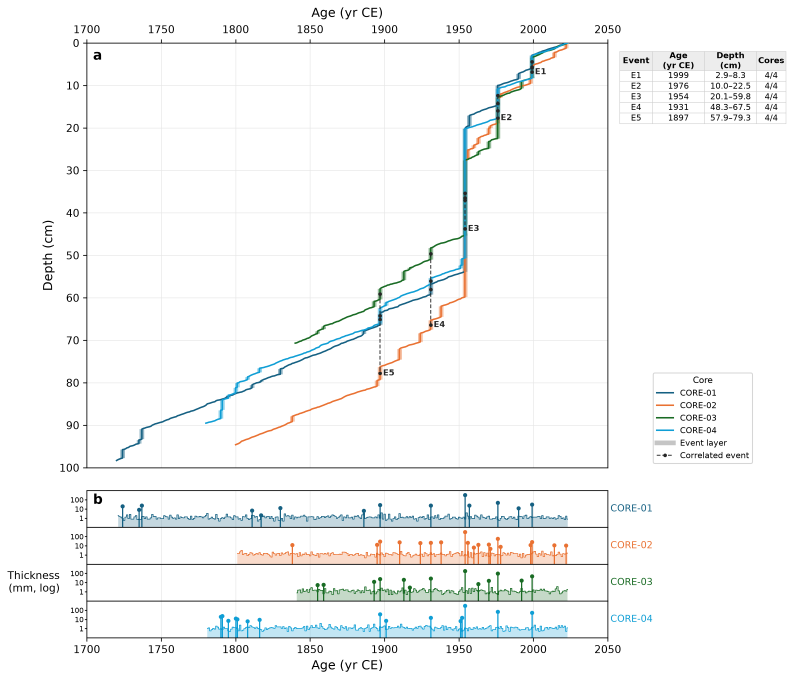
#> input picture age-depth-model/example_age_depth.png, 3173 x 2719 px (shown at 1/4 size)
$ python -i plot_core_photos.py   (imports and definitions only)
#> lines starting #> are read from the running program, lines starting #| are printed output that depends on the picture
"""
Core photos with event layers, at the photos' own true scale.

Each photo is used exactly as provided (not cropped): the whole image,
including any ruler and background, is placed on one shared depth axis (cm)
using a linear depth scale for that photo,

    depth (cm) = depth at the photo's top edge + pixel position / pixels per cm

where the pixel position is counted along the core from the photo's core-top
edge. The same pixels-per-cm sets the photo's width, and the plot uses equal x
and y scales, so the photo keeps its real proportions (1 cm across = 1 cm
down). Event layers are then drawn at their depths on that same scale, with a
coloured bar beside the core, and the same event is linked between
neighbouring cores. Event colours are those of plot_age_depth.py, so E1, E2,
... match the age-depth figure.

Use plot_scale_check() first: it draws the code's depth ticks over each full
photo so you can see that they sit on the photo's own ruler.

Depth scale of each photo (first available wins)
------------------------------------------------
1. Two ruler readings: two depths read off the ruler in the photo
   (Ref1 cm, Ref2 cm) and the pixel positions where they are (Ref1 px,
   Ref2 px). Pixel positions are the coordinates your image viewer shows
   along the core: the y coordinate for an upright photo, the x coordinate for
   a sideways one.
2. One ruler reading plus Px per cm (or the photo's stored DPI).
3. Px per cm (or stored DPI) plus Top (cm), the depth at the photo's top edge
   (default 0).
4. Top (cm) and Bottom (cm): the depths at the photo's top and bottom edges.
There is deliberately no fallback: a photo without one of these is refused,
because guessing its scale (e.g. stretching it to the counted depths) puts the
sediment, and so every event, at the wrong depth.

Inputs
------
- Core photos (JPG, PNG, TIFF) as provided. A photo is matched to its core
  when the file name contains the core ID ("GUAC-22A-1G-1.jpg",
  "guac_22a_1g_1.tif", ...). Sideways photos are turned upright; set Top side
  (top/bottom/left/right) for the edge where the core top is (default: top for
  upright photos, left for sideways ones).
- Photo depth table (optional, CSV/Excel): Core and any of Ref1 px, Ref1 cm,
  Ref2 px, Ref2 cm, Px per cm, Top (cm), Bottom (cm), Top side, File.
- Event depths: the "Events" sheet of the varve workbook (two rows per event:
  top then base; the "Depth (in core)" column by default), or a table with
  Core, Event, Top (cm), Base (cm). Use the same depth reference as the photo
  rulers (e.g. both measured from the top of the core liner).

Usage
-----
    python plot_core_photos.py --photos photos/*.jpg --photo-depths photo_depths.csv \
        --events Lachua_Varve_counts.xlsx -o core_photos_events.pdf \
        --check scale_check.png
"""

import argparse
import io
import re
from pathlib import Path

import matplotlib.pyplot as plt
import numpy as np
import pandas as pd
from matplotlib.patches import Polygon, Rectangle
from PIL import Image

from plot_age_depth import EVENT_COLORS, _event_table, read_cores, read_events

Image.MAX_IMAGE_PIXELS = None  # core scans can be very large
CHECK_PIXELS_LONG_SIDE = 6000  # the scale-check figure uses a smaller copy (faster)
SPEC_KEYS = ("ref1_px", "ref1_cm", "ref2_px", "ref2_cm", "px_per_cm", "top", "bottom",
             "top_side", "file")


def _key(text):
    """Core ID / file name reduced to lowercase letters and digits for matching."""
    return re.sub(r"[^a-z0-9]", "", str(text).lower())


# [17 lines left out: functions event_color, _read_table, not called in this run]


def _col(columns, test):
    return next((c for c in columns if test(re.sub(r"[^a-z0-9]", "", str(c).lower()))), None)


# [90 lines left out: functions read_photo_depths, read_event_depths, match_photos, photo_geometry, not called in this run]


def along_core(px, side, w, h):
    """Viewer coordinate (y for upright, x for sideways) -> pixels from the core-top edge."""
    return {"top": px, "bottom": h - px, "left": px, "right": w - px}[side]


# [14 lines left out: function photo_px_per_cm, not called in this run]


def _oriented_gray(path, side):
    """Grey photo turned so the core top is on the LEFT (core axis along x)."""
    img = Image.open(path).convert("L")
    rotate = {"left": 0, "top": 90, "right": 180, "bottom": -90}[side]
    if rotate:
        img = img.rotate(rotate, expand=True)
    return np.asarray(img, float)


def _ruler_band(a, bottom=True):
    """Rows of the ruler strip: beyond the darkest row near that photo edge."""
    h = a.shape[0]
    if not bottom:
        a = a[::-1]
    band = a[int(h * 0.7):]
    dark = int(np.argmin(np.median(band, axis=1)))
    return band[dark + 2:]


def _block_edges(rows):
    """Sub-pixel x positions of white/grey block changes along the ruler."""
    p = np.median(rows, axis=0)
    k = max(3, len(p) // 400)
    ps = np.convolve(p, np.ones(k) / k, mode="same")
    lo, hi = np.percentile(ps, 10), np.percentile(ps, 90)
    thr = (lo + hi) / 2
    idx = np.where(np.diff((ps > thr).astype(int)) != 0)[0]
    idx = idx[(idx > k) & (idx < len(ps) - k - 1)]
    edges = idx + (thr - ps[idx]) / (ps[idx + 1] - ps[idx])
    rising = ps[idx + 1] > ps[idx]
    return edges, rising, hi - lo


# [10 lines left out: function _tick_px_per_cm, not called in this run]


def _fit_ruler(a, block_cm=10.0):
    """Fit the ruler in an image oriented with the core top on the LEFT.

    Returns the best fit over both long sides of the photo, as a dict with
    x0 (pixel of ruler 0), ppc (px per cm), the edges used and a direction
    score: on these rulers 0-10 cm is grey, 10-20 white, 20-30 grey, ..., so
    going down-core grey->white changes fall at 10, 30, 50 ... cm and
    white->grey at 20, 40 ... cm. The score is the fraction of edges that
    follow this pattern (1 = ruler reads the right way, ~0 = reversed).
    """
    best = None
    for bottom in (True, False):  # ruler on either long side of the core
        rows = _ruler_band(a, bottom)
        if rows.shape[0] < 3:
            continue
        edges, rising, contrast = _block_edges(rows)
        if len(edges) < 4:
            continue
        gap = np.median(np.diff(edges))
        keep = np.array([any(abs(abs(edges[j] - edges[i]) - gap) < 0.12 * gap
                             for j in (i - 1, i + 1) if 0 <= j < len(edges))
                         for i in range(len(edges))])
        e, rs = edges[keep], rising[keep]
        if len(e) < 4:
            continue
        n = np.round(e / gap)
        for _ in range(5):  # fit, drop the worst misfit > 1.5 px, refit
            A = np.column_stack([np.ones(len(e)), n * block_cm, np.where(rs, 1.0, -1.0)])
            coef, *_ = np.linalg.lstsq(A, e, rcond=None)
            resid = e - A @ coef
            worst = int(np.argmax(np.abs(resid)))
            if abs(resid[worst]) <= 1.5 or len(e) <= 4:
                break
            e, rs, n = np.delete(e, worst), np.delete(rs, worst), np.delete(n, worst)
        direction = float(np.mean(np.where(rs, n % 2 == 1, n % 2 == 0)))
        score = contrast * len(e)
        if best is None or score > best["score"]:
            best = {"score": score, "x0": coef[0], "ppc": coef[1], "edges": e, "n": n,
                    "resid": resid, "rows": rows, "direction": direction}
    return best


def detect_ruler_scale(path, top_side=None, block_cm=10.0, ruler_start_cm=0.0):
    """Read the depth scale - and which end is the core top - from the ruler.

    The ruler alternates grey and white blocks every `block_cm` (10 cm). The
    block edges along the ruler strip (beside the core) are fitted with a
    straight line (depth -> pixel) after removing edges that do not fit (e.g. a
    differently printed 100 cm mark), and the scale is checked against the 1 cm
    tick spacing measured independently. If `top_side` is not given, both ends
    of the photo are tried and the one where the ruler reads the right way
    (grey 0-10 cm, white 10-20 cm, ...) is taken as the core top. The ruler is
    assumed to start at `ruler_start_cm` at the core-top edge of the photo.

    Returns (depth at the photo's core-top edge, px per cm, report dict with
    "side" = the core-top edge), or (None, None, report) if no ruler is found.
    """
#> called with path = 'example_age_depth.png', block_cm = 10, ruler_start_cm = 0
    w, h = Image.open(path).size
#> w = 3173; h = 2719
    sides = [top_side.lower()] if top_side else (["left", "right"] if w > h else ["top", "bottom"])
#> sides = ['left', 'right']
    fits = {}
    for side in sides:
        fit = _fit_ruler(_oriented_gray(path, side), block_cm)
#> in _oriented_gray, `img = Image.open(path).convert("L")`:
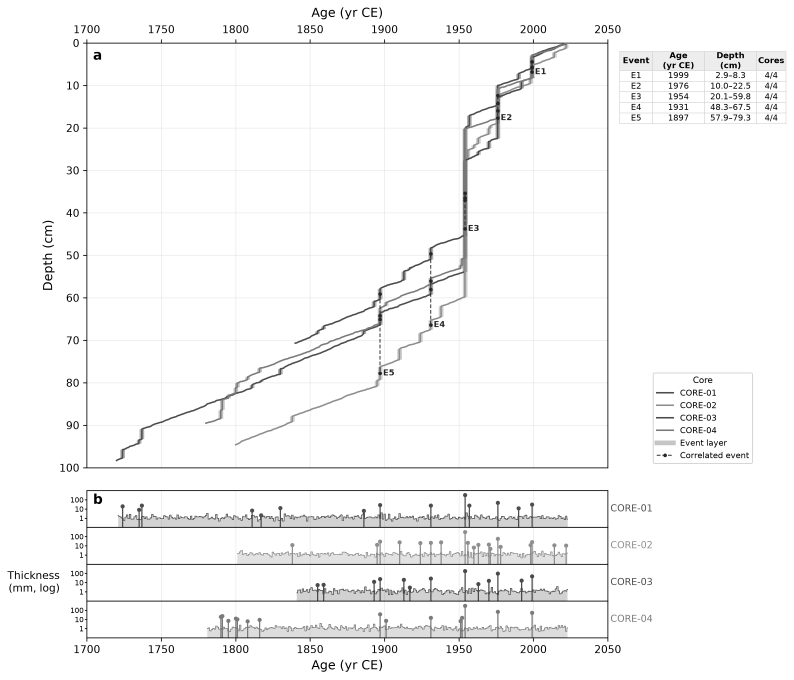
#> img: PIL image 3173x2719 L (shown at 1/4 size); min 0, max 255, mean 247.3
#> the loop in _fit_ruler, `for bottom in (True, False):` made 2 passes
#> (dark in _ruler_band, k in _block_edges, lo in _block_edges, hi in _block_edges, thr in _block_edges, contrast) on passes 1 to 2: (58, 7, 255, 255, 255, 0), (642, 7, 255, 255, 255, 0)
#> pass 1, in _ruler_band, `band = a[int(h * 0.7):]`:
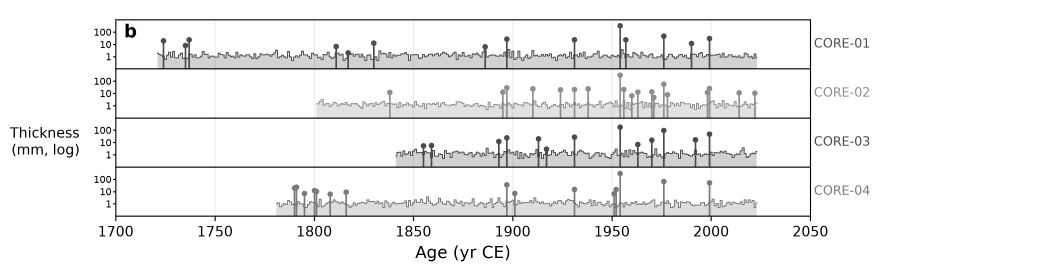
#> band: shape (816, 3173) float64 (shown at 1/3 size); min 0, max 255, mean 242.1
#> pass 1, in _fit_ruler, `rows = _ruler_band(a, bottom)`:
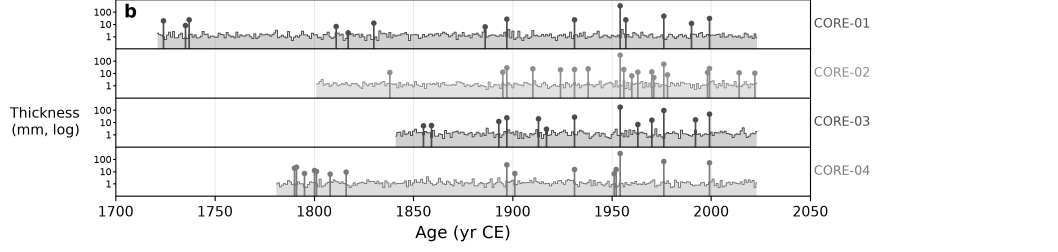
#> rows: shape (756, 3173) float64 (shown at 1/3 size); min 0, max 255, mean 241.6
#> pass 2, in _ruler_band (call 2), `a = a[::-1]`:
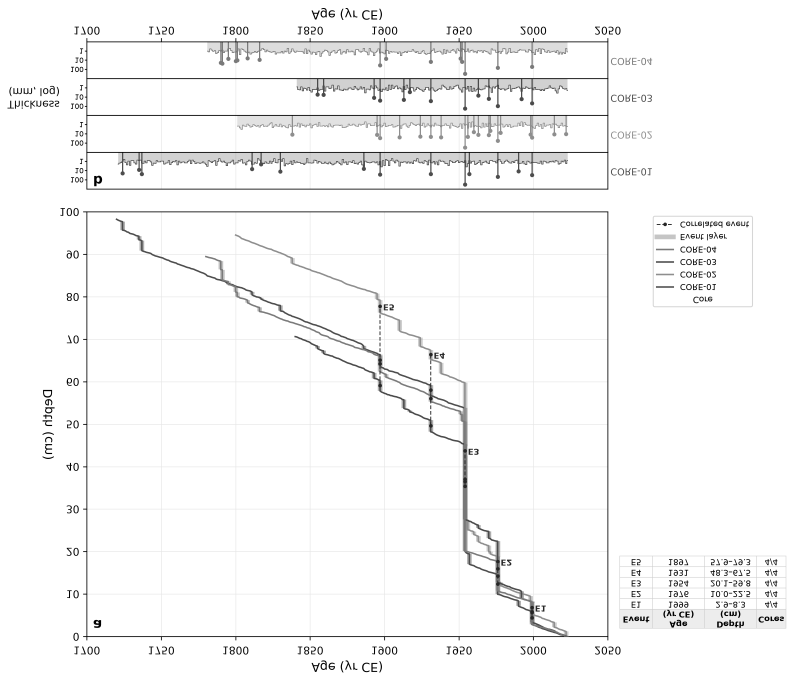
#> a: shape (2719, 3173) float64 (shown at 1/4 size); min 0, max 255, mean 247.3
#> pass 2, in _ruler_band (call 2), `band = a[int(h * 0.7):]`:
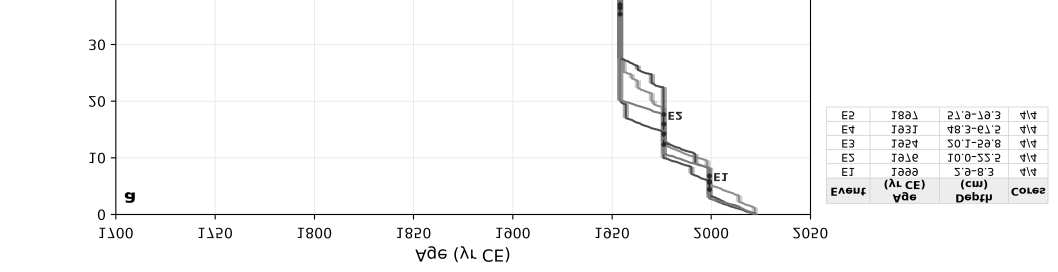
#> band: shape (816, 3173) float64 (shown at 1/3 size); min 0, max 255, mean 248.6
#> after the loop in _fit_ruler, `for bottom in (True, False):`:
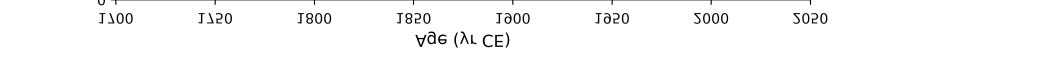
#> rows: shape (172, 3173) float64 (shown at 1/3 size); min 0, max 255, mean 248.5
        if fit:
            fits[side] = fit
    if not fits:
        return None, None, {"ok": False, "why": "no ruler found"}
    # core top = the end where the ruler reads the right way and its 0 mark sits at
    # the photo edge (on these photos the ruler starts exactly at the core-top edge)
    edge_cm = {k: abs(v["x0"]) / v["ppc"] for k, v in fits.items()}
    side = max(fits, key=lambda k: (round(fits[k]["direction"], 1), -edge_cm[k]))
    f = fits[side]
    tick = _tick_px_per_cm(f["rows"], f["ppc"])
    report = {
        "ok": True, "side": side, "px_per_cm": f["ppc"], "block_edges_used": len(f["edges"]),
        "direction_score": f["direction"],
        "ruler0_from_edge_cm": edge_cm[side],
        "other_end": None if len(fits) < 2 else {
            "direction_score": next(v["direction"] for k, v in fits.items() if k != side),
            "ruler0_from_edge_cm": next(edge_cm[k] for k in fits if k != side)},
        "marks_cm": f"{ruler_start_cm + f['n'].min() * block_cm:g}-"
                    f"{ruler_start_cm + f['n'].max() * block_cm:g}",
        "max_misfit_mm": float(np.abs(f["resid"]).max() / f["ppc"] * 10),
        "tick_px_per_cm": tick,
        "scale_agreement_pct": None if tick is None else float(abs(tick - f["ppc"]) / f["ppc"] * 100),
        "ruler0_offset_px": float(f["x0"]),
    }
    # x0 = pixel position (from the core-top edge) of ruler mark ruler_start_cm
    return ruler_start_cm - f["x0"] / f["ppc"], f["ppc"], report


# [494 lines left out: functions photo_scale, resolve_photo_depths, load_upright, show_photo_pixels, _layout, _draw_photo and 11 more, not called in this run]


# [2 lines not run here, left out]

>>> result = detect_ruler_scale('example_age_depth.png')
